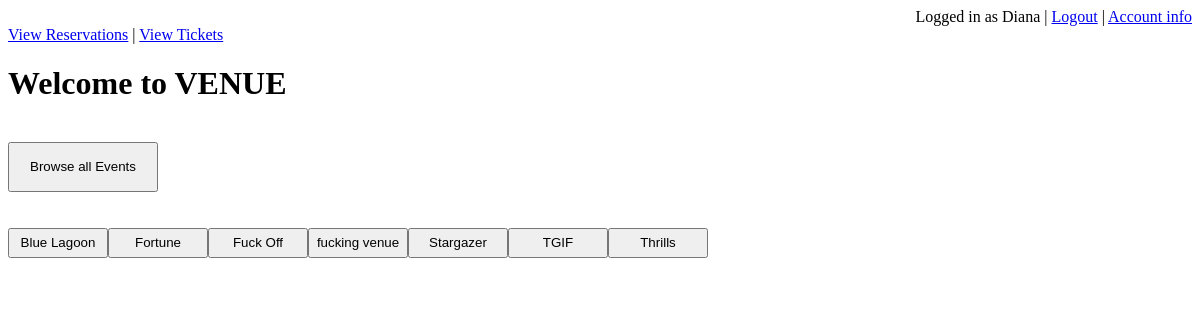
Before: /home.php (signed in) with the older database file.
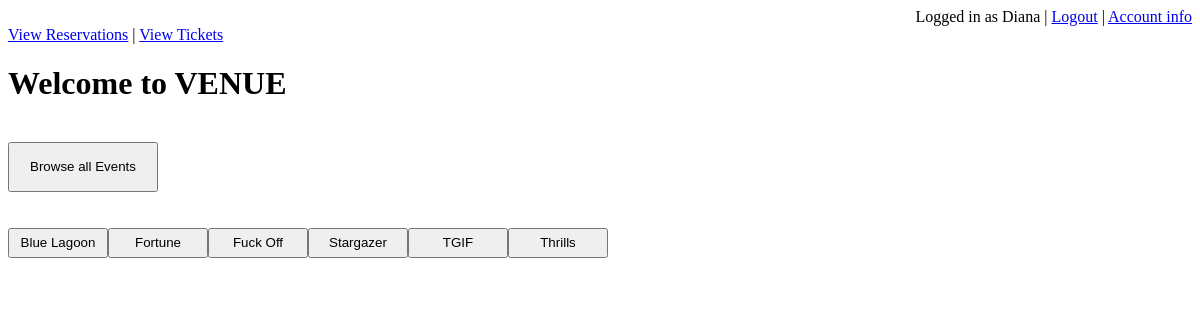
After: the same page with the newer database file.
### tables this page shows
CREATE TABLE `venue` (
  `branchID` int(11) NOT NULL,
  `name` varchar(20) NOT NULL,
  `address` varchar(20) NOT NULL,
  `capacity` int(11) DEFAULT NULL,
  `cover_charge` double DEFAULT NULL
);

### home.php (the view, shortened to what this page needs)
<?php
if ( isset($_SESSION['user'])=="" ) {
    header("Location: index.php");
    exit;
  }
else
{
$username=$_SESSION['username'];
?>
<!DOCTYPE html>
<html>
<body>
<div style="text-align:right;">Logged in as <?php echo $username; ?> | <a href="http://localhost/304_project/logout.php">Logout</a> | <a href="customer_account.php">Account info</a></div>
<div style="text-align:left;"><a href="customer_reservations.php">View Reservations</a> | <a href="customer_tickets.php">View Tickets</a></div>
<h1>Welcome to VENUE</h1>
<br>
<a href="http://localhost/304_project/events.php"><button class="button" style="width:150px;height:50px;" id="EventsBtn" >Browse all Events</button></a>
  <br>
  <br>
  <?php
$servername = "localhost";
$username = "root";
$password = NULL;
$databasename = 'Venue';
$conn = new mysqli($servername, $username, $password, $databasename);
$sql = "SELECT name, branchID FROM `venue`";
$result = $conn->query($sql);
$venue_stringList = "";
if ($result->num_rows > 0) {
    while($row = $result->fetch_assoc()) {
        $venue_stringList.= '<a href = "http://localhost/304_project/venue_page.php?branchID='.$row["branchID"].'"><button class="button" style="width:100px;height:30px;">'.$row["name"].'</button></a>';
    }
} else {
    echo "0 results";
}
 ?>
  <br>
  <?php echo $venue_stringList; ?>
</body>
</html>
<?php
}
?>

Changed rows visible on the page:
removed venue: name "fucking venue"
